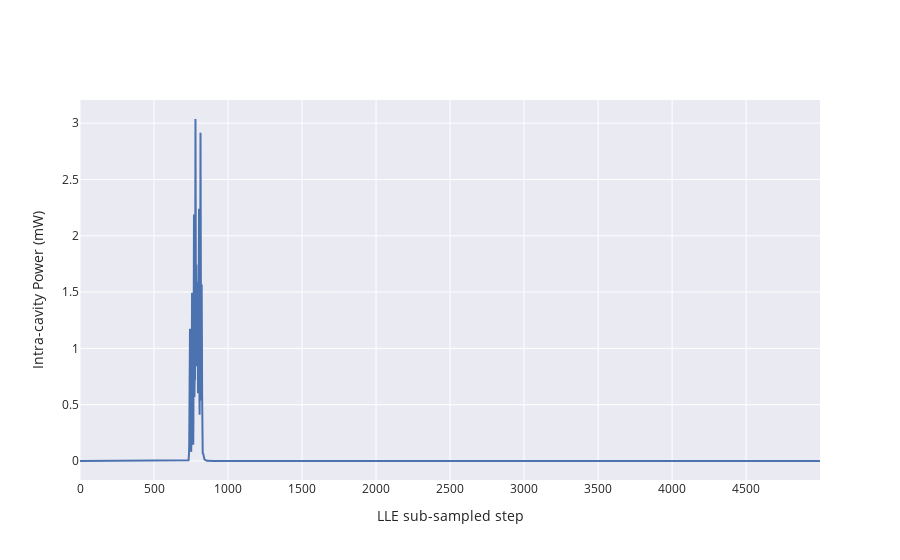

Notebook code cell kept with this figure:
### Code cell
fig = go.Figure()

tr = go.Scatter(y=solverp3.sol.Pcomb * 1e3)

fig.add_trace(tr)
fig.update_layout(
    xaxis_title="LLE sub-sampled step", yaxis_title="Intra-cavity Power (mW)"
)
#fig.add_annotation(x=4500, y=4.9, ax=0, ay=-50, text="Single Soliton Step")
# fig.add_annotation(x=3151, y=7.6, ax=0, ay=-50, text="Two Solitons Step")
#fig.add_annotation(x=1931, y=16, ax=0, ay=80, text="Modulation Instability")
#fig.add_annotation(x=500, y=6, ax=-80, ay=-80, text="Primary Comb")
#fig.show()

### Figure 1 — Plotly figure (JSON) as saved in the notebook; plotly's stock layout.template omitted (floating-point values rounded to 4 significant figures; data arrays with more than 128 entries replaced by an {"elided": "..."} marker saying what was removed)
{"data": [{"type": "scatter", "y": {"elided": "5000 float values"}}], "layout": {"xaxis": {"title": {"text": "LLE sub-sampled step"}}, "yaxis": {"title": {"text": "Intra-cavity Power (mW)"}}}}
